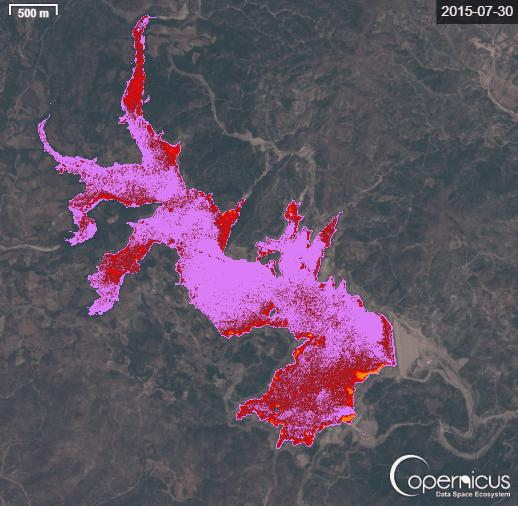
#> input picture Gadoura platform/satellite data/Color/jpgs/2015_07_30.jpg, 518 x 506 px; its folder holds only this picture in this run
$ python 2_ocr.py
#> lines starting #> are read from the running program, lines starting #| are printed output that depends on the picture; after the words box and inside, x2 and y2 are one past the last pixel; in counts of white or black regions, pixels touching at a corner belong together
import cv2
import numpy as np
import pytesseract
import re
from datetime import datetime
from openpyxl import Workbook
from pathlib import Path

# ======================================================================
# ===== CONFIGURATION ==================================================
# ======================================================================
# Set the full path to the Tesseract executable.
# UPDATE THIS PATH if Tesseract is installed elsewhere on your system.
pytesseract.pytesseract.tesseract_cmd = r'C:\Users\ilioumbas\AppData\Local\Programs\Tesseract-OCR\tesseract.exe'
# ======================================================================


def preprocess_image(roi):
    """Preprocessing optimized for satellite/aerial images."""
    # Convert to grayscale if needed
    if len(roi.shape) == 3:
        gray = cv2.cvtColor(roi, cv2.COLOR_BGR2GRAY)
    else:
        gray = roi.copy()

    # Resize image to make text larger (helps OCR significantly)
    height, width = gray.shape
    scale_factor = 3  # Make image 3x larger
    resized = cv2.resize(gray, (width * scale_factor, height * scale_factor), interpolation=cv2.INTER_CUBIC)

    # Apply stronger noise reduction for textured backgrounds
    denoised = cv2.medianBlur(resized, 3)

    # Enhance contrast more aggressively
    clahe = cv2.createCLAHE(clipLimit=3.0, tileGridSize=(4, 4))
    enhanced = clahe.apply(denoised)

    return enhanced


# [20 lines left out: functions strategy_adaptive_threshold_fast, strategy_hsv_mask_fast, not called in this run]


def strategy_satellite_optimized(image):
    """Strategy optimized for satellite/aerial imagery with textured backgrounds."""
    enhanced = preprocess_image(image)

    # Use morphological top-hat to isolate bright text from textured background
    kernel = cv2.getStructuringElement(cv2.MORPH_RECT, (15, 5))
    tophat = cv2.morphologyEx(enhanced, cv2.MORPH_TOPHAT, kernel)

    # Apply aggressive thresholding to isolate bright pixels
    _, thresh = cv2.threshold(tophat, 30, 255, cv2.THRESH_BINARY)

    # Clean up with morphological operations
    clean_kernel = cv2.getStructuringElement(cv2.MORPH_RECT, (2, 2))
    cleaned = cv2.morphologyEx(thresh, cv2.MORPH_CLOSE, clean_kernel)

    return cleaned


# [52 lines left out: functions strategy_simple_threshold, parse_date_string_fast, not called in this run]


def extract_date(image_path):
    """Streamlined date extraction with best strategies only."""
    try:
        img = cv2.imdecode(np.fromfile(str(image_path), dtype=np.uint8), cv2.IMREAD_COLOR)
#> img is the input picture: shape (506, 518, 3); mean B, G, R 98, 81.7, 95.9
        if img is None:
            return None

        height, width, _ = img.shape
#> height = 506; width = 518

        # Try 3 most likely regions only
        regions = [
            img[0:int(0.15 * height), int(0.75 * width):width],  # Top-right (original)
            img[0:int(0.2 * height), 0:width],                   # Full top
            img[int(0.8 * height):height, int(0.75 * width):width]  # Bottom-right
        ]

        # 4 best strategies for satellite imagery
        strategies = [
            {'name': 'Satellite', 'func': strategy_satellite_optimized},
            {'name': 'Adaptive', 'func': strategy_adaptive_threshold_fast},
            {'name': 'HSV', 'func': strategy_hsv_mask_fast},
            {'name': 'Threshold', 'func': strategy_simple_threshold},
        ]

        # 2 best Tesseract configs only
        configs = [
            '--psm 7 -c tessedit_char_whitelist=0123456789-/.',
            '--psm 6 -c tessedit_char_whitelist=0123456789-/.'
        ]

        for region_idx, roi in enumerate(regions):
            if roi.size == 0:
                continue

            for strategy in strategies:
                try:
                    processed_img = strategy['func'](roi)

                    for config in configs:
                        text = pytesseract.image_to_string(processed_img, config=config)
                        if text.strip():
                            date_obj = parse_date_string_fast(text)
                            if date_obj:
                                print(f"SUCCESS {image_path.name}: {date_obj.strftime('%Y-%m-%d')} ({strategy['name']}, R{region_idx+1})")
                                return date_obj
                except:
                    continue
#> this loop made 1 pass
#> region_idx on pass 1: 0
#> pass 1, in preprocess_image, `gray = cv2.cvtColor(roi, cv2.COLOR_BGR2GRAY)`:
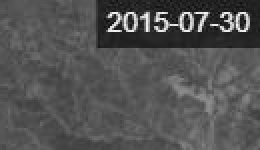
#> gray: shape (75, 130) (shown 2 times larger); min 4, max 254, mean 83.2
#> pass 1, in preprocess_image, `resized = cv2.resize(gray, (width * scale_factor, height * scale_facto..`:
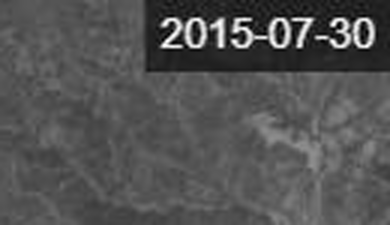
#> resized: shape (225, 390); min 0, max 255, mean 83.2
#> pass 1, in preprocess_image, `enhanced = clahe.apply(denoised)`:
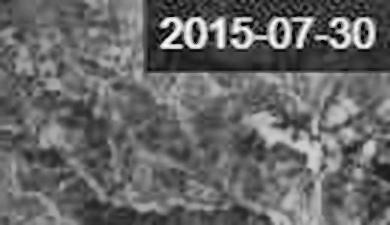
#> enhanced: shape (225, 390); min 1, max 255, mean 102.9
#> after the loop:
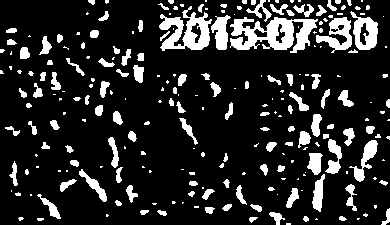
#> processed_img: shape (225, 390); 15.8% white; 244 white regions (126 under 20 px), largest, box (x1, y1, x2, y2) and area: (230, 17, 318, 53) 1786, (159, 6, 212, 51) 1209, (350, 11, 378, 50) 600

        print(f"FAILED {image_path.name}: No date found")
        return None

    except Exception as e:
        print(f"ERROR {image_path.name}: Error - {e}")
        return None


def extract_number(filename):
    match = re.search(r'frame_(\d+)', filename.name, re.IGNORECASE)
    return int(match.group(1)) if match else 0


def main():
    run_directory = Path.cwd()
    folder_path = run_directory / 'jpgs'
    output_path = run_directory / 'ocr_results.xlsx'

    if not folder_path.is_dir():
        print(f"Error: The input folder '{folder_path}' does not exist.")
        exit(1)

    image_files = sorted([f for f in folder_path.iterdir() if f.suffix.lower() in ('.png', '.jpg', '.jpeg')], key=extract_number)
    if not image_files:
        print(f"Error: No image files found in '{folder_path}'.")
        exit(1)

    print(f"Processing {len(image_files)} images...")

    data = []
    successful = 0

    for i, image_path in enumerate(image_files, 1):
        print(f"[{i}/{len(image_files)}] ", end="")
        date_obj = extract_date(image_path)
        file_number = extract_number(image_path)

        if date_obj:
            data.append((file_number, date_obj.year, date_obj.month, date_obj.day))
            successful += 1
        else:
            data.append((file_number, 'Not Found', 'Not Found', 'Not Found'))

    # Create Excel file
    wb = Workbook()
    ws = wb.active
    ws.title = "OCR_Dates"
    ws.append(['File Number', 'Year', 'Month', 'Day'])
    for row_data in data:
        ws.append(row_data)
    wb.save(str(output_path))

    print(f"\nComplete: {successful}/{len(image_files)} successful ({successful/len(image_files)*100:.1f}%)")
    print(f"Results saved to: ocr_results.xlsx")


if __name__ == "__main__":
    main()
#> (the call stopped at in extract_date, `text = pytesseract.image_to_string(processed_img, config=config)`: pytesseract is not available in this run)

$ run again, on Gadoura platform/satellite data/Color/jpgs/2015_11_17.jpg
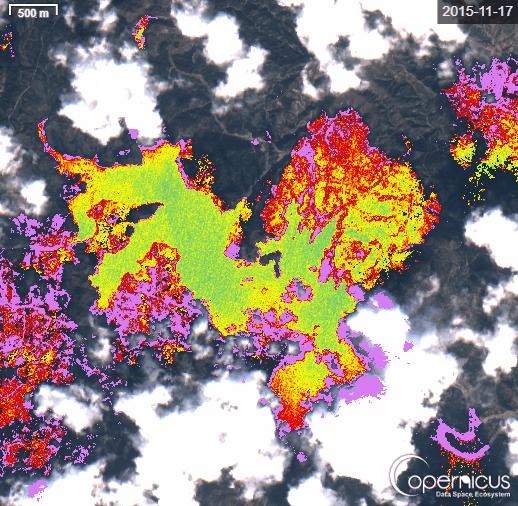
#> input picture Gadoura platform/satellite data/Color/jpgs/2015_11_17.jpg, 518 x 506 px
#> in extract_date, img is the input picture: shape (506, 518, 3); mean B, G, R 127.3, 136.1, 151
#> the loop in extract_date, `for region_idx, roi in enumerate(regions):` made 1 pass
#> region_idx on pass 1: 0
#> pass 1, in preprocess_image, `enhanced = clahe.apply(denoised)`:
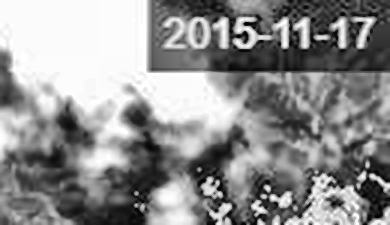
#> enhanced: shape (225, 390); min 0, max 255, mean 142.6
#> after the loop in extract_date, `for region_idx, roi in enumerate(regions):`:
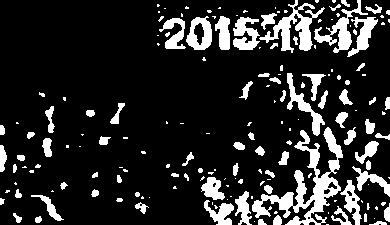
#> processed_img: shape (225, 390); 15.9% white; 174 white regions (98 under 20 px), largest, box (x1, y1, x2, y2) and area: (252, 127, 343, 225) 2559, (259, 0, 325, 53) 1101, (314, 0, 368, 53) 729
